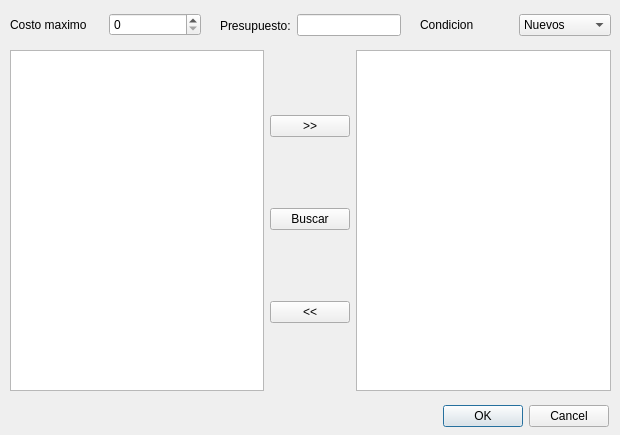
<?xml version="1.0" encoding="UTF-8"?>
<ui version="4.0">
 <class>Dialog</class>
 <widget class="QDialog" name="Dialog">
  <property name="windowModality">
   <enum>Qt::ApplicationModal</enum>
  </property>
  <property name="geometry">
   <rect>
    <x>0</x>
    <y>0</y>
    <width>620</width>
    <height>435</height>
   </rect>
  </property>
  <property name="windowTitle">
   <string>Libros en un rango</string>
  </property>
  <property name="sizeGripEnabled">
   <bool>false</bool>
  </property>
  <property name="modal">
   <bool>true</bool>
  </property>
  <widget class="QDialogButtonBox" name="buttonBox">
   <property name="geometry">
    <rect>
     <x>440</x>
     <y>400</y>
     <width>171</width>
     <height>32</height>
    </rect>
   </property>
   <property name="locale">
    <locale language="Spanish" country="DominicanRepublic"/>
   </property>
   <property name="orientation">
    <enum>Qt::Horizontal</enum>
   </property>
   <property name="standardButtons">
    <set>QDialogButtonBox::Cancel|QDialogButtonBox::Ok</set>
   </property>
   <property name="centerButtons">
    <bool>true</bool>
   </property>
  </widget>
  <widget class="QLabel" name="label_3">
   <property name="geometry">
    <rect>
     <x>540</x>
     <y>20</y>
     <width>101</width>
     <height>19</height>
    </rect>
   </property>
   <property name="text">
    <string/>
   </property>
  </widget>
  <widget class="QWidget" name="layoutWidget">
   <property name="geometry">
    <rect>
     <x>10</x>
     <y>50</y>
     <width>601</width>
     <height>341</height>
    </rect>
   </property>
   <layout class="QHBoxLayout" name="horizontalLayout">
    <item>
     <widget class="QListView" name="listSugerencias"/>
    </item>
    <item>
     <layout class="QVBoxLayout" name="verticalLayout">
      <item>
       <widget class="QPushButton" name="pbAdd">
        <property name="text">
         <string>&gt;&gt;</string>
        </property>
       </widget>
      </item>
      <item>
       <widget class="QPushButton" name="pbBuscar">
        <property name="text">
         <string>Buscar</string>
        </property>
       </widget>
      </item>
      <item>
       <widget class="QPushButton" name="pbRemove">
        <property name="text">
         <string>&lt;&lt;</string>
        </property>
       </widget>
      </item>
     </layout>
    </item>
    <item>
     <widget class="QListView" name="listCarrito"/>
    </item>
   </layout>
  </widget>
  <widget class="QWidget" name="layoutWidget">
   <property name="geometry">
    <rect>
     <x>10</x>
     <y>10</y>
     <width>191</width>
     <height>30</height>
    </rect>
   </property>
   <layout class="QHBoxLayout" name="horizontalLayout_2">
    <item>
     <widget class="QLabel" name="label">
      <property name="text">
       <string>Costo maximo</string>
      </property>
     </widget>
    </item>
    <item>
     <widget class="QSpinBox" name="spnCosto"/>
    </item>
   </layout>
  </widget>
  <widget class="QWidget" name="layoutWidget">
   <property name="geometry">
    <rect>
     <x>220</x>
     <y>10</y>
     <width>181</width>
     <height>31</height>
    </rect>
   </property>
   <layout class="QHBoxLayout" name="horizontalLayout_4">
    <item>
     <widget class="QLabel" name="label_2">
      <property name="text">
       <string>Presupuesto:</string>
      </property>
     </widget>
    </item>
    <item>
     <widget class="QLineEdit" name="linePresupuesto"/>
    </item>
   </layout>
  </widget>
  <widget class="QWidget" name="layoutWidget_2">
   <property name="geometry">
    <rect>
     <x>420</x>
     <y>10</y>
     <width>191</width>
     <height>30</height>
    </rect>
   </property>
   <layout class="QHBoxLayout" name="horizontalLayout_5">
    <item>
     <widget class="QLabel" name="label_5">
      <property name="text">
       <string>Condicion</string>
      </property>
     </widget>
    </item>
    <item>
     <widget class="QComboBox" name="cbxCondicion">
      <item>
       <property name="text">
        <string>Nuevos</string>
       </property>
      </item>
      <item>
       <property name="text">
        <string>Usados</string>
       </property>
      </item>
     </widget>
    </item>
   </layout>
  </widget>
 </widget>
 <resources/>
 <connections>
  <connection>
   <sender>buttonBox</sender>
   <signal>accepted()</signal>
   <receiver>Dialog</receiver>
   <slot>accept()</slot>
   <hints>
    <hint type="sourcelabel">
     <x>248</x>
     <y>254</y>
    </hint>
    <hint type="destinationlabel">
     <x>157</x>
     <y>274</y>
    </hint>
   </hints>
  </connection>
  <connection>
   <sender>buttonBox</sender>
   <signal>rejected()</signal>
   <receiver>Dialog</receiver>
   <slot>reject()</slot>
   <hints>
    <hint type="sourcelabel">
     <x>316</x>
     <y>260</y>
    </hint>
    <hint type="destinationlabel">
     <x>286</x>
     <y>274</y>
    </hint>
   </hints>
  </connection>
 </connections>
</ui>
